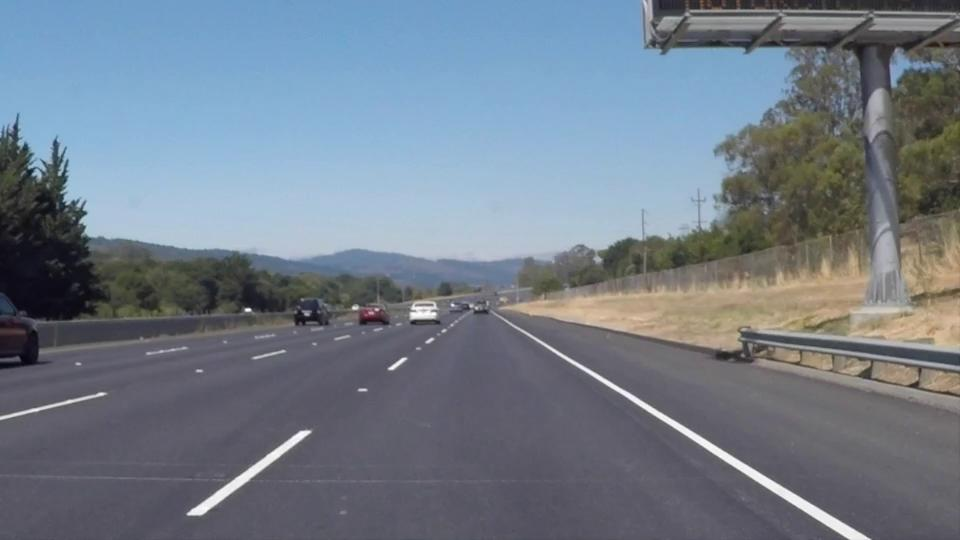
#> input picture dataset/test-image.jpg, 960 x 540 px
$ jupyter execute --allow-errors lane_detection.ipynb
#> lines starting #> are read from the running program, lines starting #| are printed output that depends on the picture; after the words box and inside, x2 and y2 are one past the last pixel; in counts of white or black regions, pixels touching at a corner belong together
[cell 1]
import matplotlib.image as mpimg
import matplotlib.pyplot as plt
import numpy as np
import cv2

[cell 2]
input_image = mpimg.imread("dataset/test-image.jpg")
#> input_image is the input picture: shape (540, 960, 3); mean R, G, B 114.2, 124.9, 137.4

plt.imshow(input_image)
plt.title("Input Image")

[cell 3]
gray_image = cv2.cvtColor(input_image, cv2.COLOR_BGR2GRAY)
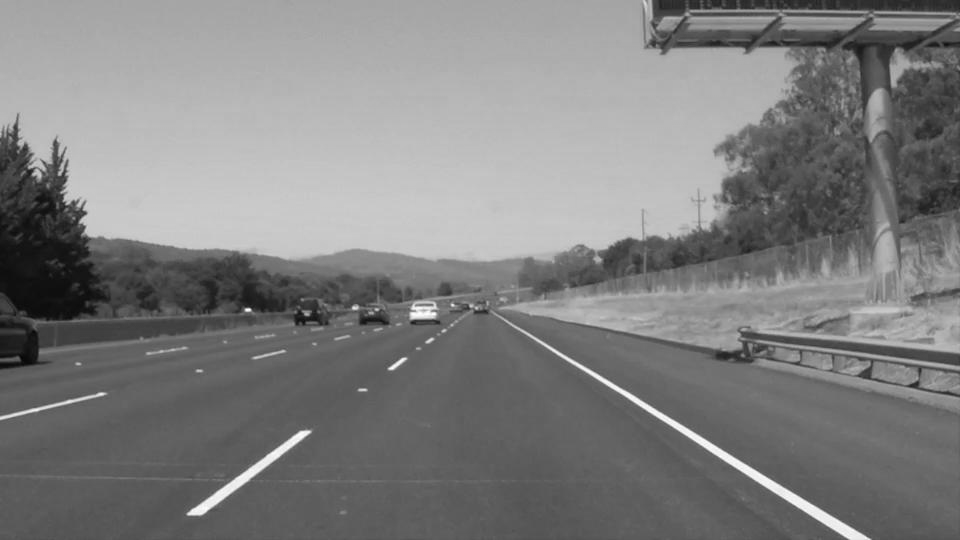
#> gray_image: shape (540, 960); min 5, max 255, mean 127.4

plt.imshow(gray_image, cmap="gray")
plt.title("Grayscaled Image")

[cell 4]
noise_reduction_kernel_size = 9

noiseless_image = cv2.GaussianBlur(
    gray_image, (noise_reduction_kernel_size, noise_reduction_kernel_size), 0
)

plt.imshow(noiseless_image, cmap="gray")
plt.title("Noise-reduced Image")

[cell 5]
canny_hysteresis_min_val = 60
canny_hysteresis_max_val = 150

edges_image = cv2.Canny(
    noiseless_image, canny_hysteresis_min_val, canny_hysteresis_max_val
)
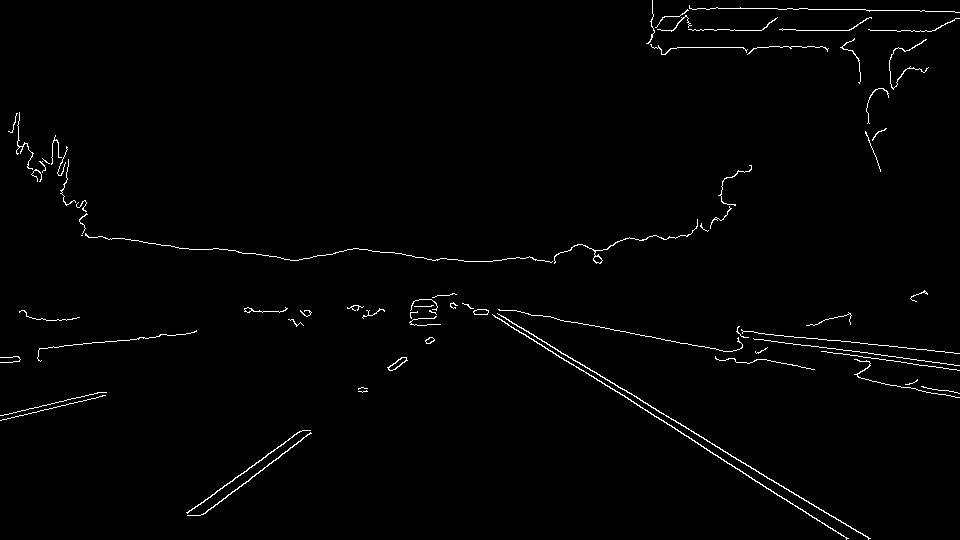
#> edges_image: shape (540, 960); 1.3% white in thin lines or dots

implot = plt.imshow(edges_image, cmap="gray")
plt.title("Edges Image")

[cell 6]
region_of_interest_mask = np.zeros_like(edges_image)
region_of_interest_mask_vertices = np.array(
    [
        [
            (0, input_image.shape[0]),
            (465, 320),
            (475, 320),
            (input_image.shape[1], input_image.shape[0]),
        ]
    ],
    dtype=np.int32,
)
region_of_interest_mask_color = 255

cv2.fillPoly(
    region_of_interest_mask,
    region_of_interest_mask_vertices,
    region_of_interest_mask_color,
)
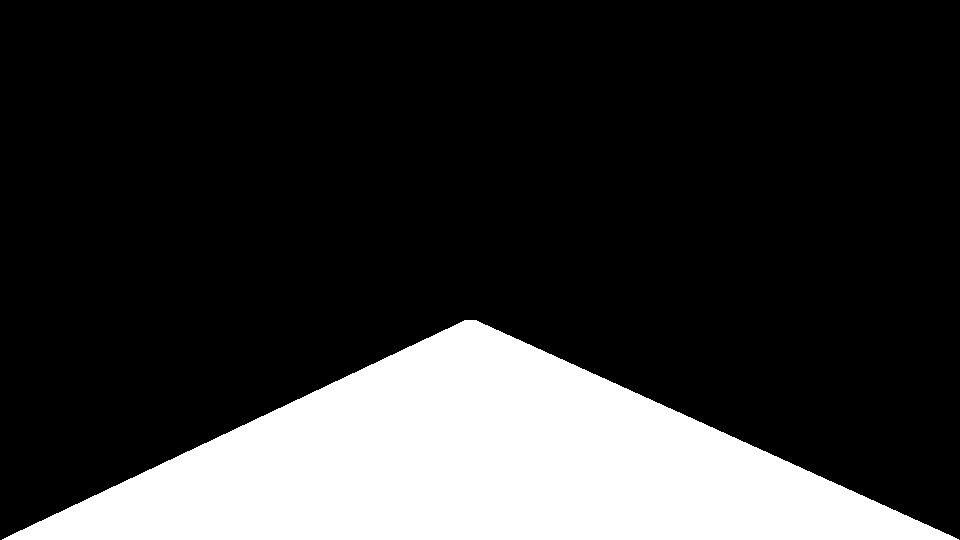
#> region_of_interest_mask: shape (540, 960); 20.6% white; 1 white region, box (x1, y1, x2, y2) and area: (2, 320, 959, 540) 106734

plt.imshow(region_of_interest_mask, cmap="gray")
plt.title("Region of Interest Mask")

[cell 7]
masked_edges_image = cv2.bitwise_and(edges_image, region_of_interest_mask)
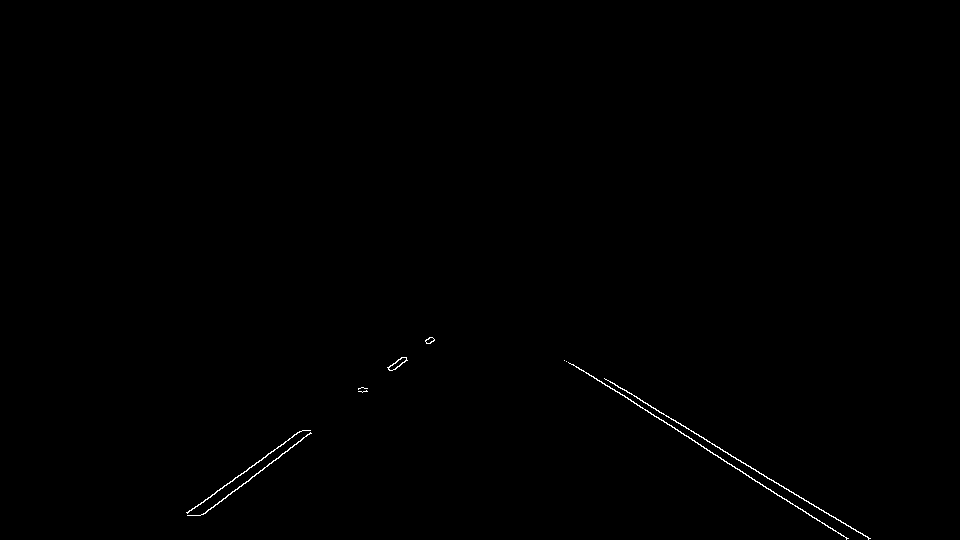
#> masked_edges_image: shape (540, 960); 0.27% white in thin lines or dots, all inside (x1, y1, x2, y2) = (186, 337, 871, 540)

plt.imshow(masked_edges_image, cmap="gray")
plt.title("Masked Edges Image")

[cell 8]
hough_rho = 2
hough_theta = np.pi / 180
hough_threshold = 45
hough_min_line_len = 40
hough_max_line_gap = 100

hough_lines = cv2.HoughLinesP(
    masked_edges_image,
    hough_rho,
    hough_theta,
    hough_threshold,
    np.array([]),
    minLineLength=hough_min_line_len,
    maxLineGap=hough_max_line_gap,
)
#> hough_lines = [[618, 387, 869, 538], [695, 442, 848, 538], [235, 477, 433, 338], [200, 515, 434, 339], [605, 385, 677, 429], [186, 512, 366, 391], [604, 378, 650, 405], [564, 360, 703, 437], [187, 513, 430, 337], [614, 389, 846, 539], [199, 515, 279, 457], [609, 386, 659, 419]]

hough_lines_image = np.zeros_like(masked_edges_image)
for i in range(len(hough_lines)):
    for x1, y1, x2, y2 in hough_lines[i]:
        cv2.line(hough_lines_image, (x1, y1), (x2, y2), (255, 255, 255), 2)
#> this loop made 12 passes
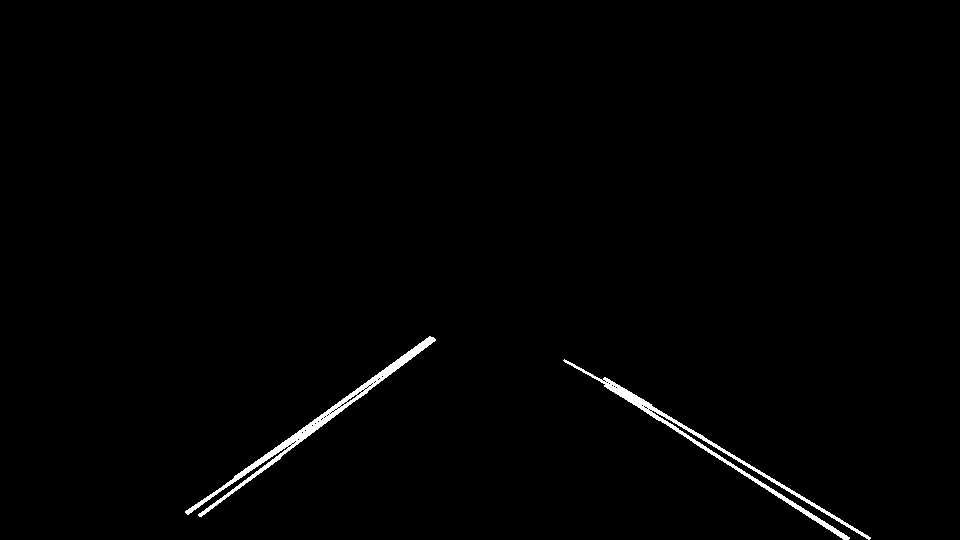
#> hough_lines_image: shape (540, 960); 0.96% white; 2 white regions, box (x1, y1, x2, y2) and area: (185, 336, 436, 517) 2550, (563, 359, 871, 540) 2449

plt.imshow(hough_lines_image, cmap="gray")
plt.title("Hough Lines")

[cell 9]
def calculate_line_coordinates(line_parameters):
    slope, intercept = line_parameters
    y1 = input_image.shape[0]
    y2 = int(y1 - 200)
    x1 = int((y1 - intercept) / slope)
    x2 = int((y2 - intercept) / slope)
    return np.array([x1, y1, x2, y2])


left_lines = []
right_lines = []

for line in hough_lines:
    x1, y1, x2, y2 = line.reshape(4)
    line_parameters = np.polyfit((x1, x2), (y1, y2), 1)
    slope = line_parameters[0]
    y_intercept = line_parameters[1]
    if slope < 0:
        left_lines.append((slope, y_intercept))
    else:
        right_lines.append((slope, y_intercept))
#> this loop made 12 passes
#> (x1, y1, x2, y2, slope, y_intercept) on passes 1 to 12: (618, 387, 869, 538, 0.602, 15.22), (695, 442, 848, 538, 0.627, 5.92), (235, 477, 433, 338, -0.702, 642), (200, 515, 434, 339, -0.752, 665.4), (605, 385, 677, 429, 0.611, 15.28), (186, 512, 366, 391, -0.672, 637), (604, 378, 650, 405, 0.587, 23.48), (564, 360, 703, 437, 0.554, 47.57), (187, 513, 430, 337, -0.724, 648.4), (614, 389, 846, 539, 0.647, -7.98), (199, 515, 279, 457, -0.725, 659.3), (609, 386, 659, 419, 0.66, -15.94)
#> after the loop, left_lines = [(-0.702, 642), (-0.752, 665.4), (-0.672, 637), (-0.724, 648.4), (-0.725, 659.3)]; right_lines = [(0.602, 15.22), (0.627, 5.92), (0.611, 15.28), (0.587, 23.48), (0.554, 47.57), (0.647, -7.98), (0.66, -15.94)]

left_lines_mean = np.average(left_lines, axis=0)
#> left_lines_mean = [-0.715, 650.4]
right_lines_mean = np.average(right_lines, axis=0)
#> right_lines_mean = [0.613, 11.93]

left_lane = calculate_line_coordinates(left_lines_mean)
#> in calculate_line_coordinates, `slope, intercept = line_parameters`: slope = -0.715; intercept = 650.4
#> in calculate_line_coordinates, `x1 = int((y1 - intercept) / slope)`: x1 = 154
#> in calculate_line_coordinates, `x2 = int((y2 - intercept) / slope)`: x2 = 434
#> left_lane = [154, 540, 434, 340]
right_lane = calculate_line_coordinates(right_lines_mean)
#> right_lane = [862, 540, 535, 340]

[cell 10]
lane_fill_image = input_image.copy()
lane_fill_vertices = np.array(
    [
        [
            (left_lane[0], left_lane[1]),
            (left_lane[2], left_lane[3]),
            (right_lane[2], right_lane[3]),
            (right_lane[0], right_lane[1]),
        ]
    ],
    dtype=np.int32,
)
#> lane_fill_vertices = [[154, 540], [434, 340], [535, 340], [862, 540]]
lane_fill_color = [255, 255, 0]

cv2.fillPoly(lane_fill_image, lane_fill_vertices, lane_fill_color)
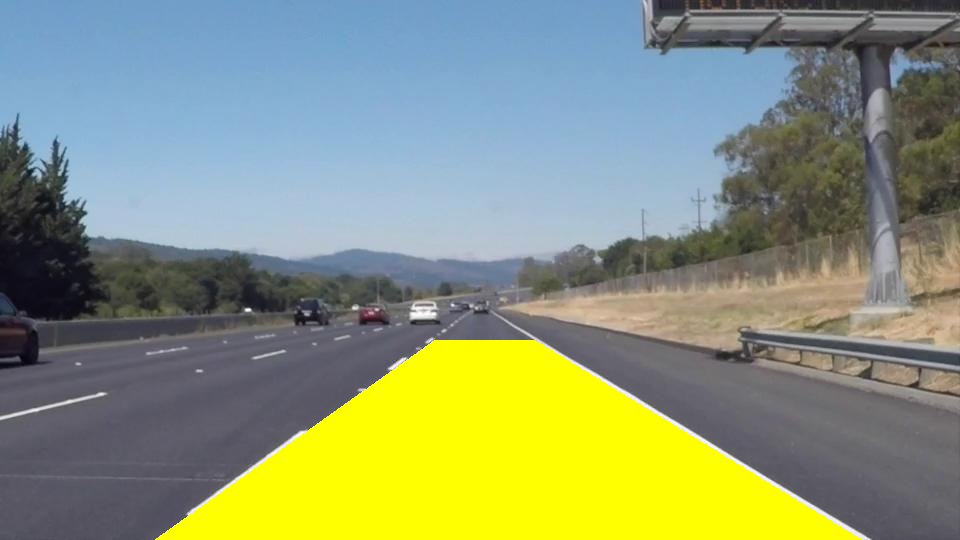
#> lane_fill_image: shape (540, 960, 3); 15.63% of pixels changed, all inside (x1, y1, x2, y2) = (155, 340, 862, 540)

plt.imshow(lane_fill_image)
plt.title("Lane Fill Image")
